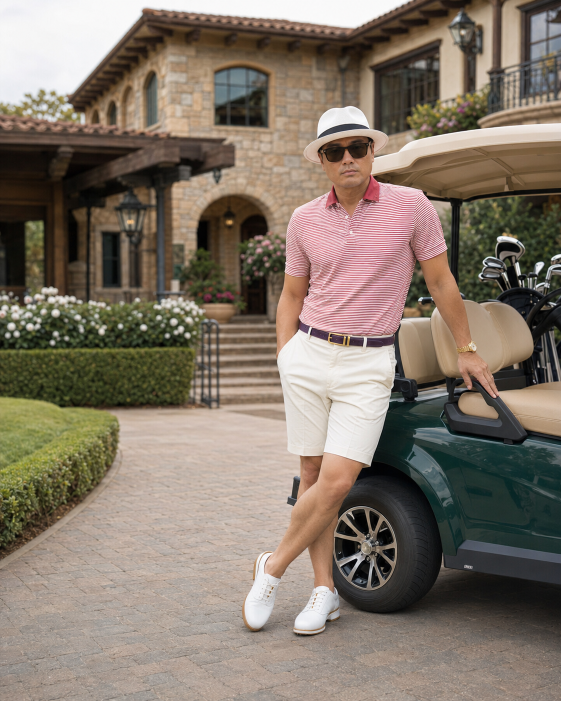
#> input picture y.png, 1122 x 1402 px (shown at 1/2 size)
$ python -i main.py   (imports and definitions only)
#> lines starting #> are read from the running program, lines starting #| are printed output that depends on the picture; after the words box and inside, x2 and y2 are one past the last pixel; in counts of white or black regions, pixels touching at a corner belong together
"""
StealthMedia — Core Processing Engine
Image and video processing logic to bypass AI-detection on social platforms.
All technical details are intentionally opaque to end users.
"""

import os
import random
import subprocess
import shutil
from datetime import datetime, timedelta

import cv2
import numpy as np


# ─── Image Processing ────────────────────────────────────────────────────────

def process_image(input_path: str, output_path: str) -> None:
    """
    Apply a series of camera-realistic transforms to an image so that
    AI-generated-content classifiers treat it as a natural photograph.
    """
#> called with input_path = '../y.png', output_path = 'out.png'
    img = cv2.imread(input_path)
#> img is the input picture: shape (1402, 1122, 3); mean B, G, R 105.5, 118.3, 130.5
    if img is None:
        raise ValueError(f"Cannot read image: {input_path}")

    h, w = img.shape[:2]
#> h = 1402; w = 1122
    f = img.astype(np.float32) / 255.0

    # 1. Bayer sensor noise (CMOS characteristic: G channel quieter, B louder)
    noise = np.random.normal(0, 0.016, f.shape).astype(np.float32)
    bayer_weight = np.ones_like(f)
    bayer_weight[:, :, 1] *= 0.68   # green
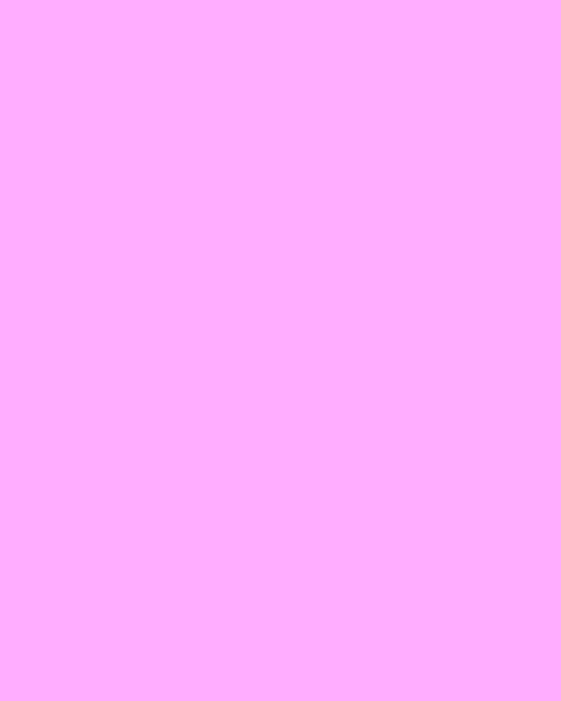
#> bayer_weight: shape (1402, 1122, 3) float32 (shown at 1/2 size); mean of channels 0, 1, 2 1, 0.685, 1; drawn as B, G, R
    bayer_weight[:, :, 0] *= 1.25   # blue
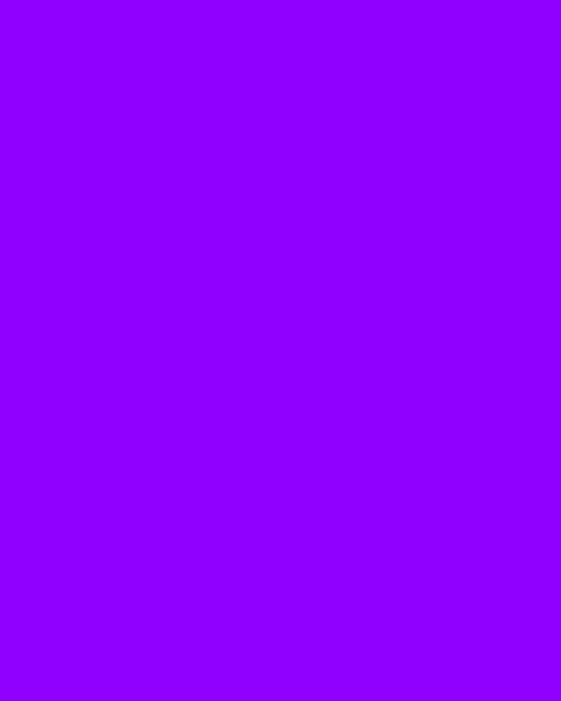
#> bayer_weight: shape (1402, 1122, 3) float32 (shown at 1/2 size); mean of channels 0, 1, 2 1.25, 0.685, 1; drawn with min black and max white
    f = np.clip(f + noise * bayer_weight, 0, 1)

    # 2. Chromatic aberration — slight blue-channel spatial shift
    b, g, r = cv2.split(f)
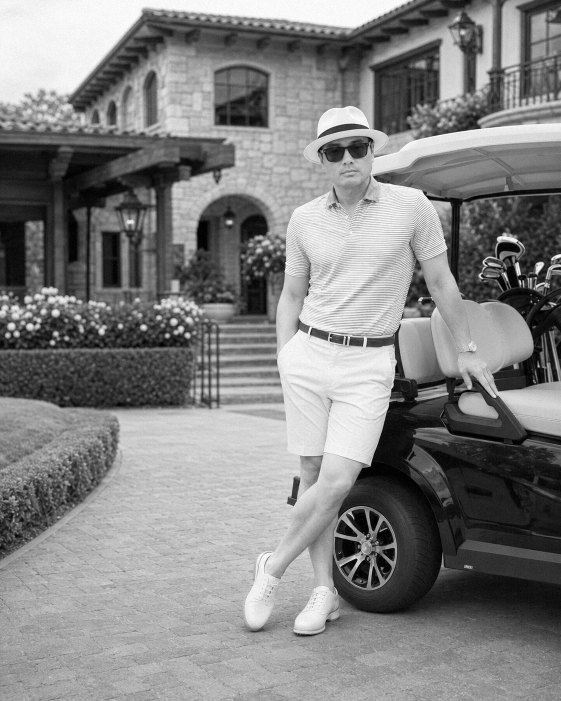
#> r: shape (1402, 1122) float32 (shown at 1/2 size); min 0, max 1, mean 0.512
    M = np.float32([[1, 0, 0.5], [0, 1, 0.3]])
    b = cv2.warpAffine(b, M, (w, h))
    f = cv2.merge([b, g, r])

    # 3. Lens vignette
    Y, X = np.ogrid[:h, :w]
#> Y = 1402 values from 0 to 1401
    dist = np.sqrt((X - w / 2) ** 2 + (Y - h / 2) ** 2)
    vignette = 1 - 0.25 * (dist / np.sqrt((w / 2) ** 2 + (h / 2) ** 2)) ** 2.0
    f = f * vignette[:, :, np.newaxis]

    # 4. Barrel distortion (wide-angle phone lens)
    K = np.array([[w * 1.08, 0, w / 2],
                  [0, w * 1.08, h / 2],
                  [0, 0, 1]], dtype=np.float32)
    D = np.array([-0.06, 0.015, 0, 0], dtype=np.float32)
    img_u8 = (np.clip(f, 0, 1) * 255).astype(np.uint8)
    f = cv2.undistort(img_u8, K, D).astype(np.float32) / 255.0

    # 5. Non-uniform colour temperature (highlights cool, shadows warm)
    lum = 0.299 * f[:, :, 2] + 0.587 * f[:, :, 1] + 0.114 * f[:, :, 0]
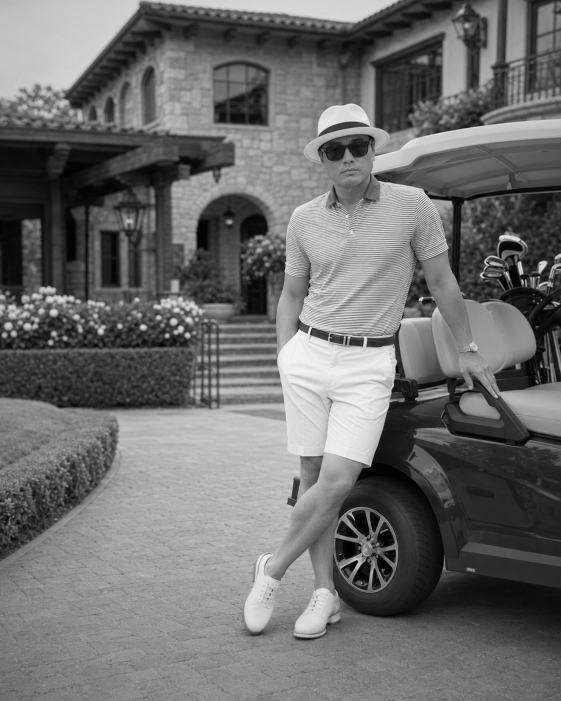
#> lum: shape (1402, 1122) float32 (shown at 1/2 size); min 0, max 0.982, mean 0.429
    hi = (lum > 0.72).astype(np.float32)
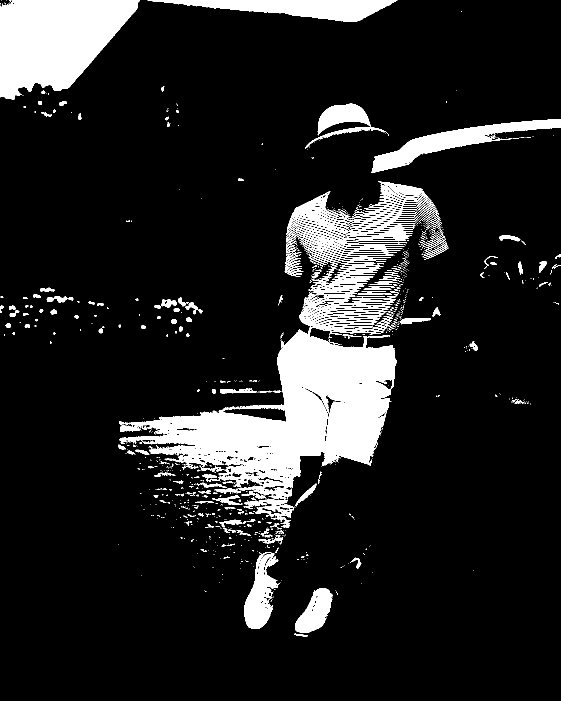
#> hi: shape (1402, 1122) float32 (shown at 1/2 size); values 0 (black) and 1 (white), 12.4% white; 1107 white regions (886 under 20 px), largest, box (x1, y1, x2, y2) and area: (238, 585, 794, 999) 83787, (0, 0, 280, 200) 37918, (295, 0, 795, 44) 11338
    sh = (lum < 0.28).astype(np.float32)
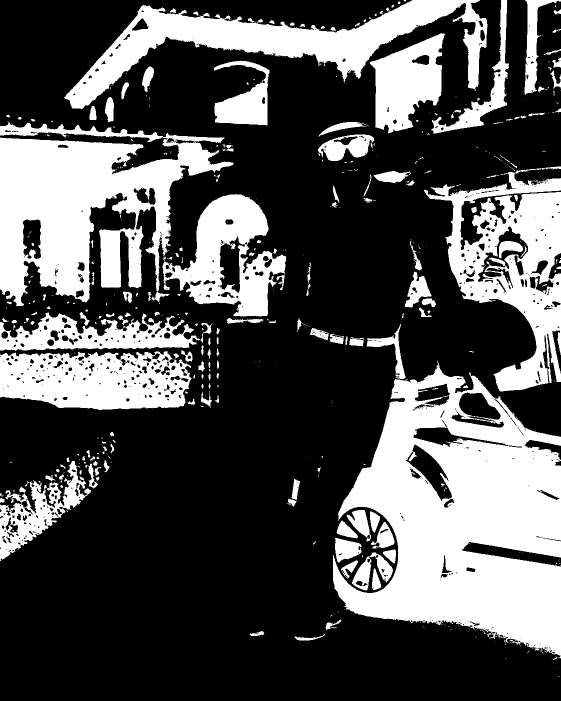
#> sh: shape (1402, 1122) float32 (shown at 1/2 size); values 0 (black) and 1 (white), 32.4% white; 535 white regions (360 under 20 px), largest, box (x1, y1, x2, y2) and area: (666, 723, 1122, 1317) 155885, (0, 243, 467, 613) 88068, (128, 0, 975, 218) 53184
    f[:, :, 0] += 0.012 * hi;  f[:, :, 2] -= 0.006 * hi   # highlights: add blue
    f[:, :, 2] += 0.014 * sh;  f[:, :, 0] -= 0.007 * sh   # shadows: add warm
    f = np.clip(f * 1.03 + 0.004, 0, 1)

    # 6. Near-ground shallow depth-of-field blur (bottom 15%)
    result = (f * 255).astype(np.uint8)
    ground = result[int(h * 0.85):, :]
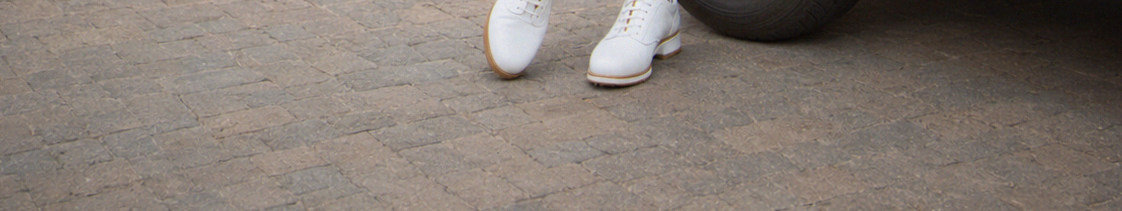
#> ground: shape (211, 1122, 3); mean B, G, R 113.7, 121.1, 131.3
    result[int(h * 0.85):] = cv2.GaussianBlur(ground, (5, 5), 1.2)
#> result: shape (1402, 1122, 3); mean B, G, R 98.6, 111.2, 124

    # 7. JPEG compression at Q87 (introduces realistic DCT artifacts)
    cv2.imwrite(output_path, result,
                [cv2.IMWRITE_JPEG_QUALITY, 87,
                 cv2.IMWRITE_JPEG_OPTIMIZE, 1])

    # 8. Inject realistic camera EXIF
    inject_image_exif(output_path)


# ─── Video Processing ─────────────────────────────────────────────────────────

# [114 lines left out: functions process_video, clean_binary_strings, not called in this run]


# ─── EXIF / metadata injection ───────────────────────────────────────────────

# GPS presets — matched automatically based on content type / random selection
_GPS_PRESETS = {
    "florida":    {"lat": 28.3554,  "lng": -81.5122,  "alt": 52.3,  "tz": "-04:00"},
    "california": {"lat": 34.0522,  "lng": -118.2437, "alt": 71.0,  "tz": "-07:00"},
    "newyork":    {"lat": 40.7580,  "lng": -73.9855,  "alt": 10.0,  "tz": "-04:00"},
    "texas":      {"lat": 30.2672,  "lng": -97.7431,  "alt": 148.8, "tz": "-05:00"},
    "hawaii":     {"lat": 21.3069,  "lng": -157.8583, "alt": 3.0,   "tz": "-10:00"},
}


def _random_shoot_date() -> str:
    """Return a random capture date within the past 3 months."""
    delta = random.randint(7, 90)
    d = datetime.now() - timedelta(days=delta)
    # Vary the time of day realistically (7 am – 8 pm)
    d = d.replace(
        hour=random.randint(7, 20),
        minute=random.randint(0, 59),
        second=random.randint(0, 59),
    )
    return d.strftime("%Y:%m:%d %H:%M:%S")


def inject_image_exif(filepath: str) -> None:
    """Inject realistic iPhone 15 Pro EXIF into a JPEG."""
#> called with filepath = 'out.png'
    date_str = _random_shoot_date()
    _run([
        "exiftool", "-overwrite_original",
        "-Make=Apple",
        "-Model=iPhone 15 Pro",
        "-LensModel=iPhone 15 Pro back triple camera 6.765mm f/1.78",
        "-FocalLength=6.8mm",
        "-FocalLengthIn35mmFormat=24mm",
        "-ApertureValue=1.78",
        "-FNumber=1.8",
        f"-ExposureTime=1/{random.randint(500, 2000)}",
        f"-ISO={random.choice([32, 50, 64, 80, 100])}",
        "-Flash=No flash",
        "-ColorSpace=sRGB",
        "-Software=17.5.1",
        f"-DateTimeOriginal={date_str}",
        f"-CreateDate={date_str}",
        "-XMP:all=",
        filepath,
    ])
#> (the call stopped at in _run, `result = subprocess.run( cmd, stdout=subprocess.PIPE, stderr=subproces..`: subprocess is not available in this run)
    _scrub_exiftool_strings(filepath)


# [35 lines left out: function inject_video_metadata, not called in this run]


def _scrub_exiftool_strings(filepath: str) -> None:
    """Remove the ExifTool signature that exiftool itself writes into files."""
#> called with filepath = 'out.png'
    with open(filepath, "rb") as fh:
        data = bytearray(fh.read())

    for target in [b"ExifTool", b"Image::ExifTool"]:
        idx = 0
        while True:
            pos = data.find(target, idx)
            if pos == -1:
                break
            end = pos
            while end < min(pos + 100, len(data)) and data[end] != 0:
                data[end] = 0
                end += 1
            idx = pos + 1

    with open(filepath, "wb") as fh:
        fh.write(data)


# ─── ffmpeg helpers ───────────────────────────────────────────────────────────

def _run(cmd: list[str]) -> None:
    """Run a subprocess, raise on non-zero exit."""
    result = subprocess.run(
        cmd,
        stdout=subprocess.PIPE,
        stderr=subprocess.PIPE,
        timeout=600,
    )
    if result.returncode != 0:
        raise RuntimeError(
            f"Command failed ({result.returncode}): {' '.join(cmd[:4])}\n"
            + result.stderr.decode(errors="replace")[-2000:]
        )


# [17 lines left out: function _get_duration, not called in this run]

>>> result = process_image('../y.png', 'out.png')
